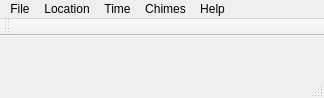
<?xml version="1.0" encoding="UTF-8"?>
<ui version="4.0">
 <class>MainWindow</class>
 <widget class="QMainWindow" name="MainWindow">
  <property name="geometry">
   <rect>
    <x>0</x>
    <y>0</y>
    <width>324</width>
    <height>98</height>
   </rect>
  </property>
  <property name="windowTitle">
   <string>Tempus</string>
  </property>
  <widget class="QWidget" name="centralWidget"/>
  <widget class="QToolBar" name="mainToolBar">
   <attribute name="toolBarArea">
    <enum>TopToolBarArea</enum>
   </attribute>
   <attribute name="toolBarBreak">
    <bool>false</bool>
   </attribute>
  </widget>
  <widget class="QStatusBar" name="statusBar"/>
  <widget class="QMenuBar" name="menuBar">
   <property name="geometry">
    <rect>
     <x>0</x>
     <y>0</y>
     <width>324</width>
     <height>20</height>
    </rect>
   </property>
   <widget class="QMenu" name="menuFile">
    <property name="title">
     <string>File</string>
    </property>
    <addaction name="actionExit"/>
   </widget>
   <widget class="QMenu" name="menuLocation">
    <property name="title">
     <string>Location</string>
    </property>
    <addaction name="actionSet_Location"/>
   </widget>
   <widget class="QMenu" name="menuTime">
    <property name="title">
     <string>Time</string>
    </property>
    <addaction name="actionLocal_Mean_Time_12_hr_format"/>
    <addaction name="actionLocal_Mean_Time_24_hr_format"/>
    <addaction name="actionUniversal_Time"/>
    <addaction name="separator"/>
    <addaction name="actionLocal_Sidereal_Time"/>
    <addaction name="actionGreenwich_Sidereal_Time"/>
   </widget>
   <widget class="QMenu" name="menuChimes">
    <property name="title">
     <string>Chimes</string>
    </property>
    <addaction name="actionNone"/>
    <addaction name="actionSingle"/>
    <addaction name="actionMultiple"/>
   </widget>
   <widget class="QMenu" name="menuHelp">
    <property name="title">
     <string>Help</string>
    </property>
    <addaction name="actionAbout_Tempus"/>
   </widget>
   <addaction name="menuFile"/>
   <addaction name="menuLocation"/>
   <addaction name="menuTime"/>
   <addaction name="menuChimes"/>
   <addaction name="menuHelp"/>
  </widget>
  <action name="actionExit">
   <property name="text">
    <string>Exit</string>
   </property>
  </action>
  <action name="actionSet_Location">
   <property name="text">
    <string>Set Location...</string>
   </property>
  </action>
  <action name="actionLocal_Mean_Time_12_hr_format">
   <property name="checkable">
    <bool>true</bool>
   </property>
   <property name="text">
    <string>Local Mean Time (12 hr format)</string>
   </property>
  </action>
  <action name="actionLocal_Mean_Time_24_hr_format">
   <property name="checkable">
    <bool>true</bool>
   </property>
   <property name="text">
    <string>Local Mean Time (24 hr format)</string>
   </property>
  </action>
  <action name="actionUniversal_Time">
   <property name="checkable">
    <bool>true</bool>
   </property>
   <property name="text">
    <string>Universal Time</string>
   </property>
  </action>
  <action name="actionLocal_Sidereal_Time">
   <property name="checkable">
    <bool>true</bool>
   </property>
   <property name="text">
    <string>Local Sidereal Time</string>
   </property>
  </action>
  <action name="actionGreenwich_Sidereal_Time">
   <property name="checkable">
    <bool>true</bool>
   </property>
   <property name="text">
    <string>Greenwich Sidereal Time</string>
   </property>
  </action>
  <action name="actionNone">
   <property name="checkable">
    <bool>true</bool>
   </property>
   <property name="text">
    <string>None</string>
   </property>
  </action>
  <action name="actionSingle">
   <property name="checkable">
    <bool>true</bool>
   </property>
   <property name="text">
    <string>Single</string>
   </property>
  </action>
  <action name="actionMultiple">
   <property name="checkable">
    <bool>true</bool>
   </property>
   <property name="text">
    <string>Multiple</string>
   </property>
  </action>
  <action name="actionAbout_Tempus">
   <property name="text">
    <string>About Tempus...</string>
   </property>
  </action>
 </widget>
 <layoutdefault spacing="6" margin="11"/>
 <resources/>
 <connections/>
</ui>
